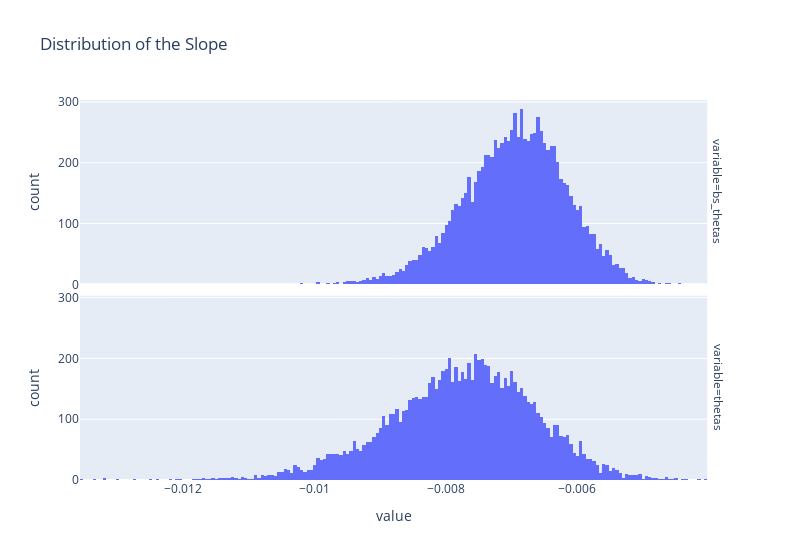

Notebook source saved alongside this figure:
### Markdown cell above
Visualizing the two distributions:

### Code cell
thetas = pd.DataFrame({"bs_thetas": bs_thetas, "thetas": theta_est})
px.histogram(thetas.melt(), x='value', facet_row='variable', 
             title='Distribution of the Slope', width=800)

### Figure 1 — Plotly figure (JSON) as saved in the notebook; plotly's stock layout.template omitted (floating-point values rounded to 4 significant figures; data arrays with more than 128 entries replaced by an {"elided": "..."} marker saying what was removed)
{"data": [{"alignmentgroup": "True", "bingroup": "x", "hovertemplate": "variable=bs_thetas<br>value=%{x}<br>count=%{y}<extra></extra>", "legendgroup": "", "marker": {"color": "#636efa", "pattern": {"shape": ""}}, "name": "", "offsetgroup": "", "orientation": "v", "showlegend": false, "type": "histogram", "x": {"elided": "10000 float values"}, "xaxis": "x2", "yaxis": "y2"}, {"alignmentgroup": "True", "bingroup": "x", "hovertemplate": "variable=thetas<br>value=%{x}<br>count=%{y}<extra></extra>", "legendgroup": "", "marker": {"color": "#636efa", "pattern": {"shape": ""}}, "name": "", "offsetgroup": "", "orientation": "v", "showlegend": false, "type": "histogram", "x": {"elided": "10000 float values"}, "xaxis": "x", "yaxis": "y"}], "layout": {"annotations": [{"font": {}, "showarrow": false, "text": "variable=thetas", "textangle": 90, "x": 0.98, "xanchor": "left", "xref": "paper", "y": 0.2425, "yanchor": "middle", "yref": "paper"}, {"font": {}, "showarrow": false, "text": "variable=bs_thetas", "textangle": 90, "x": 0.98, "xanchor": "left", "xref": "paper", "y": 0.7575, "yanchor": "middle", "yref": "paper"}], "barmode": "relative", "legend": {"tracegroupgap": 0}, "title": {"text": "Distribution of the Slope"}, "width": 800, "xaxis": {"anchor": "y", "domain": [0, 0.98], "title": {"text": "value"}}, "xaxis2": {"anchor": "y2", "domain": [0, 0.98], "matches": "x", "showticklabels": false}, "yaxis": {"anchor": "x", "domain": [0, 0.485], "title": {"text": "count"}}, "yaxis2": {"anchor": "x2", "domain": [0.515, 1], "matches": "y", "title": {"text": "count"}}}}
